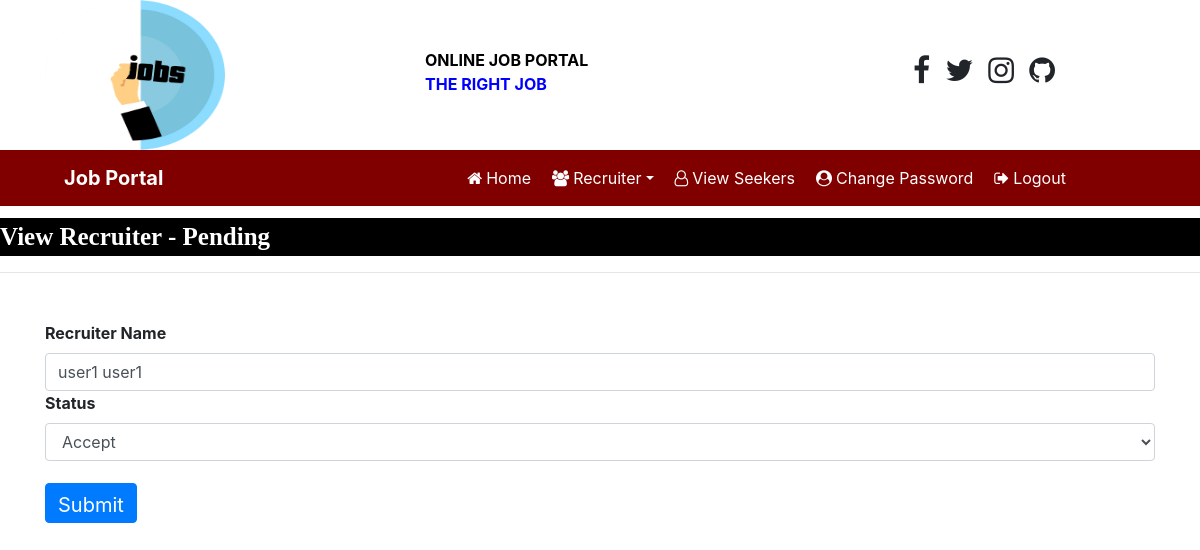
/change_status/6 (signed in), run on an earlier commit of the app's database.
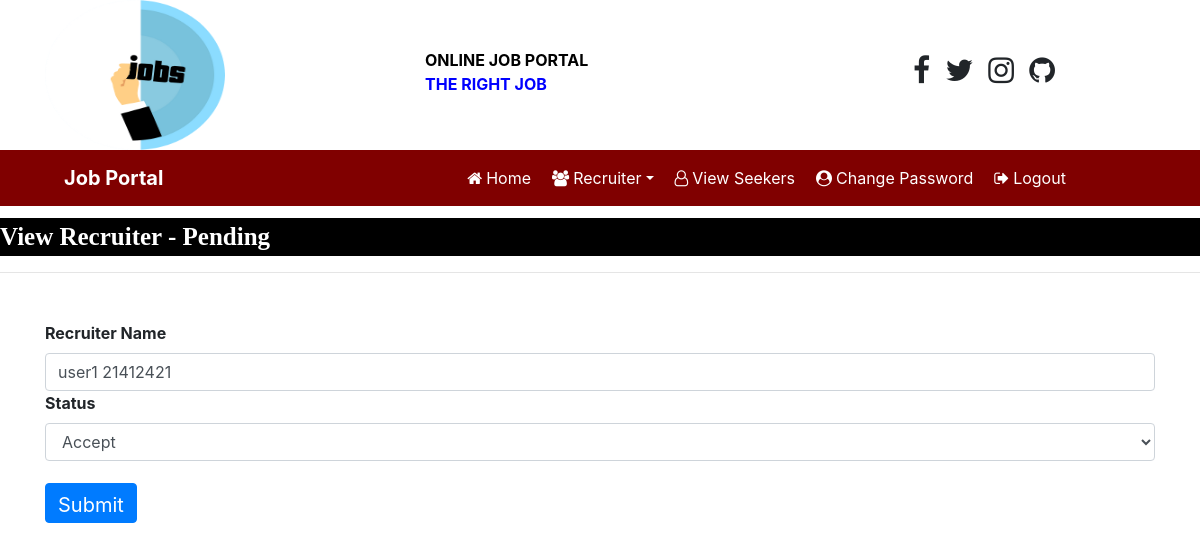
And on a later commit of the database.
### app/models.py (models this page shows, shortened)
class Recruiter(models.Model):
    user = models.ForeignKey(User, on_delete=models.CASCADE)
    mobile = models.CharField(max_length=15, null=True)
    image = models.FileField(null=True)
    gender = models.CharField(max_length=10, null=True)
    company = models.CharField(max_length=100, null=True)
    type = models.CharField(max_length=20, null=True)
    status = models.CharField(max_length=20, null=True)

### app/views.py (the view, shortened to what this page needs)
# urls.py: path('change_status/<int:pid>', change_status, name="change_status"),
def change_status(request, pid):
    if not request.user.is_authenticated:
        return redirect('admin_login')
    error=""
    recruiter = Recruiter.objects.get(id=pid)
    d = {'recruiter': recruiter, 'error':error}
    return render(request, 'app/change_status.html', d)

### app/templates/app/change_status.html (shortened to what this page needs)
{% load static %}
{% block body %}
{% include 'app/admin_navigation.html' %}
<marquee style="font-family:'Monotype-Corsiva' ; font-size:25px ; color:white ; background-color: black ; font-weight:bold ; margin-top:1%">
    View Recruiter - Pending
</marquee>
<hr>
<form class="container mt-5" method="post">
    <label><b>Recruiter Name</b></label>
    <input type="text" class="form-control" name="uname" value="{{ recruiter.user.first_name }} {{ recruiter.user.last_name }}">
    <label><b>Status</b></label>
    <select class="form-control" name="status">
        <option value="Accept">Accept</option>
    </select>
    <input type="submit" class="btn btn-primary" style="margin-top:2% ; color: ; background-color: ; height:40px ; font-size:20px">
</form>
{% endblock %}

What changed in the data, as far as the page shows it:
changed Recruiter: uname "user1 user1" → "user1 21412421"
